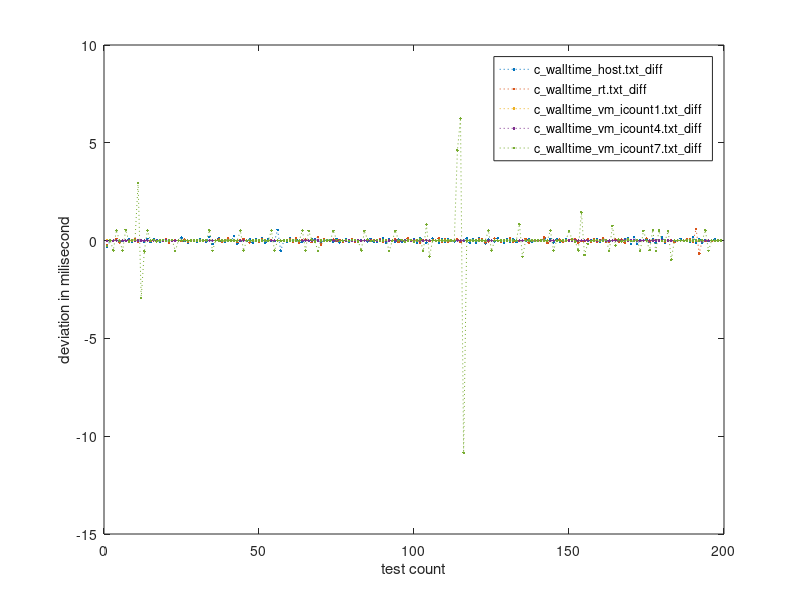

Write the MATLAB code that produced this figure.
y=[-0.322648, 0.007357, -0.008643, 0.091358, -0.043644, -0.023644, 0.000357, 0.062358, -0.054644, 0.079358, -0.056644, 0.031357, -0.066644, 0.082358, -0.083644, 0.066358, 0.005357, -0.069644, 0.000357, 0.058358, -0.058644, 0.017357, -0.009643, 0.008357, 0.159359, -0.020643, -0.120645, 0.036357, 0.022357, -0.072644, 0.089358, -0.016643, -0.059644, 0.192359, -0.172646, 0.011357, 0.120358, -0.053644, -0.070644, -0.023644, -0.009643, 0.225360, -0.159645, -0.021644, -0.004643, -0.017643, 0.081358, -0.101645, 0.082358, -0.050644, 0.101358, -0.095645, 0.074358, -0.015643, -0.031644, 0.548364, -0.510650, -0.019643, -0.036644, 0.139359, -0.040644, 0.059358, -0.112645, -0.060644, 0.007357, -0.013643, 0.055358, 0.046357, 0.000357, -0.075644, 0.011357, 0.017357, 0.041357, -0.056644, 0.074358, -0.101645, -0.009643, 0.095358, -0.084644, 0.024357, 0.018357, -0.009643, 0.034357, -0.001643, -0.051644, 0.086358, -0.060644, -0.036644, 0.015357, 0.135359, -0.132645, 0.075358, -0.019643, -0.057644, 0.057358, -0.062644, 0.016357, 0.036357, -0.010643, 0.096358, -0.102645, 0.104358, 0.003357, -0.111645, 0.008357, 0.114358, -0.005643, -0.088644, 0.085358, -0.080644, 0.058358, -0.022644, -0.039644, 0.009357, -0.023644, -0.013643, 0.110358, -0.092644, 0.095358, -0.096645, 0.108358, 0.047357, -0.141645, 0.063358, 0.000357, -0.053644, 0.118358, 0.011357, -0.106645, 0.066358, -0.036644, 0.057358, -0.081644, -0.010643, -0.010643, -0.010643, 0.072358, -0.042644, -0.026644, 0.017357, 0.002357, 0.109358, -0.096645, 0.095358, -0.101645, 0.076358, -0.067644, -0.020643, 0.051357, 0.022357, 0.011357, -0.041644, -0.007643, -0.014643, -0.010643, -0.017643, 0.016357, 0.002357, 0.091358, -0.078644, 0.071358, -0.026644, -0.037644, 0.000357, 0.022357, -0.034644, 0.008357, 0.066358, 0.102358, -0.162645, 0.190359, -0.169646, 0.019357, 0.010357, 0.026357, -0.075644, 0.084358, -0.089644, 0.000357, 0.163359, -0.097645, -0.015643, -0.008643, -0.021644, 0.021357, 0.091358, 0.001357, -0.019643, -0.060644, 0.173359, -0.096645, 0.049357, -0.124645, 0.017357, -0.032644, -0.016643, 0.063358, 0.006357, 0.012357;
-0.240832, 0.019171, -0.005829, 0.083172, -0.091830, -0.000829, -0.003829, 0.018171, 0.003171, 0.070172, -0.070830, 0.018171, -0.023829, 0.007171, -0.013829, 0.015171, -0.009829, 0.005171, 0.017171, 0.078172, -0.089830, 0.031171, 0.005171, 0.012171, -0.027829, 0.063172, -0.072830, 0.013171, 0.021171, -0.028829, 0.005171, 0.007171, -0.027829, 0.009171, 0.007171, 0.012171, 0.072172, -0.075830, 0.008171, 0.123172, -0.018829, -0.009829, -0.083830, 0.013171, 0.075172, 0.005171, -0.087830, 0.023171, -0.009829, -0.038830, 0.070172, -0.030830, -0.017829, 0.018171, 0.008171, -0.001829, -0.014829, -0.005829, -0.005829, 0.075172, -0.067830, 0.118172, -0.122831, 0.013171, 0.069172, 0.003171, -0.084830, 0.021171, 0.191173, -0.200831, 0.047171, -0.032830, -0.024829, 0.062172, -0.023829, 0.039171, -0.074830, -0.005829, 0.013171, 0.058172, -0.050830, 0.023171, -0.024829, 0.009171, -0.010829, 0.030171, 0.004171, -0.012829, 0.078172, -0.078830, -0.004829, 0.036171, -0.020829, 0.066172, -0.074830, 0.016171, -0.021829, 0.103172, -0.008829, 0.008171, 0.029171, -0.119831, 0.004171, 0.015171, -0.017829, 0.016171, -0.006829, 0.112172, -0.083830, 0.053171, -0.076830, 0.015171, -0.016829, 0.068172, -0.070830, -0.001829, -0.001829, -0.000829, 0.014171, -0.005829, 0.046171, 0.092172, -0.090830, -0.046830, 0.011171, 0.101172, -0.013829, -0.066830, -0.016829, -0.007829, 0.107172, -0.044830, -0.015829, -0.014829, 0.005171, 0.090172, -0.106830, 0.013171, 0.002171, -0.016829, 0.004171, 0.165173, -0.133831, -0.013829, -0.003829, 0.008171, 0.051171, -0.049830, -0.011829, 0.039171, 0.081172, 0.054171, -0.108830, -0.034830, -0.017829, 0.076172, -0.063830, 0.082172, -0.072830, 0.007171, 0.132172, -0.059830, -0.062830, 0.012171, 0.055172, -0.063830, 0.047171, -0.093830, 0.016171, 0.015171, -0.015829, 0.028171, -0.002829, -0.000829, 0.099172, -0.049830, 0.017171, 0.002171, -0.001829, 0.025171, -0.061830, 0.022171, 0.039171, -0.080830, -0.001829, 0.007171, -0.011829, 0.077172, 0.052171, -0.049830, 0.601178, -0.654837, 0.023171, -0.026829, -0.010829, -0.014829, 0.001171, -0.007829, 0.025171;
-0.003980, 0.000020, 0.000020, 0.000020, 0.000020, 0.000020, 0.000020, 0.000020, 0.000020, 0.000020, 0.000020, 0.000020, 0.000020, 0.000020, 0.000020, 0.000020, 0.000020, 0.000020, 0.000020, 0.000020, 0.000020, 0.000020, 0.000020, 0.000020, 0.000020, 0.000020, 0.000020, 0.000020, 0.000020, 0.000020, 0.000020, 0.000020, 0.000020, 0.000020, 0.000020, 0.000020, 0.000020, 0.000020, 0.000020, 0.000020, 0.000020, 0.000020, 0.000020, 0.000020, 0.000020, 0.000020, 0.000020, 0.000020, 0.000020, 0.000020, 0.000020, 0.000020, 0.000020, 0.000020, 0.000020, 0.000020, 0.000020, 0.000020, 0.000020, 0.000020, 0.000020, 0.000020, 0.000020, 0.000020, 0.000020, 0.000020, 0.000020, 0.000020, 0.000020, 0.000020, 0.000020, 0.000020, 0.000020, 0.000020, 0.000020, 0.000020, 0.000020, 0.000020, 0.000020, 0.000020, 0.000020, 0.000020, 0.000020, 0.000020, 0.000020, 0.000020, 0.000020, 0.000020, 0.000020, 0.000020, 0.000020, 0.000020, 0.000020, 0.000020, 0.000020, 0.000020, 0.000020, 0.000020, 0.000020, 0.000020, 0.000020, 0.000020, 0.000020, 0.000020, 0.000020, 0.000020, 0.000020, 0.000020, 0.000020, 0.000020, 0.000020, 0.000020, 0.000020, 0.000020, 0.000020, 0.000020, 0.000020, 0.000020, 0.000020, 0.000020, 0.000020, 0.000020, 0.000020, 0.000020, 0.000020, 0.000020, 0.000020, 0.000020, 0.000020, 0.000020, 0.000020, 0.000020, 0.000020, 0.000020, 0.000020, 0.000020, 0.000020, 0.000020, 0.000020, 0.000020, 0.000020, 0.000020, 0.000020, 0.000020, 0.000020, 0.000020, 0.000020, 0.000020, 0.000020, 0.000020, 0.000020, 0.000020, 0.000020, 0.000020, 0.000020, 0.000020, 0.000020, 0.000020, 0.000020, 0.000020, 0.000020, 0.000020, 0.000020, 0.000020, 0.000020, 0.000020, 0.000020, 0.000020, 0.000020, 0.000020, 0.000020, 0.000020, 0.000020, 0.000020, 0.000020, 0.000020, 0.000020, 0.000020, 0.000020, 0.000020, 0.000020, 0.000020, 0.000020, 0.000020, 0.000020, 0.000020, 0.000020, 0.000020, 0.000020, 0.000020, 0.000020, 0.000020, 0.000020, 0.000020, 0.000020, 0.000020, 0.000020, 0.000020, 0.000020;
-0.029854, 0.000146, 0.000146, 0.000146, 0.000146, 0.000146, 0.000146, 0.000146, 0.000146, 0.001146, 0.000146, 0.000146, -0.000854, 0.000146, -0.000854, 0.000146, 0.001146, 0.000146, 0.000146, 0.001146, -0.000854, 0.000146, 0.000146, 0.000146, 0.000146, 0.000146, 0.000146, 0.000146, 0.000146, 0.001146, 0.000146, 0.000146, -0.000854, 0.001146, 0.000146, 0.000146, 0.000146, 0.000146, 0.000146, 0.000146, 0.000146, 0.000146, -0.000854, 0.000146, -0.000854, 0.000146, 0.001146, 0.000146, 0.000146, 0.001146, 0.000146, 0.000146, -0.000854, -0.000854, 0.001146, 0.000146, -0.000854, 0.000146, 0.001146, 0.001146, -0.000854, -0.000854, 0.001146, 0.000146, 0.000146, 0.000146, 0.000146, 0.000146, 0.000146, 0.001146, 0.000146, 0.000146, -0.000854, 0.001146, 0.000146, 0.000146, 0.000146, 0.000146, 0.000146, 0.000146, 0.000146, 0.000146, -0.000854, -0.000854, 0.001146, -0.000854, 0.000146, 0.000146, 0.001146, 0.001146, 0.000146, 0.000146, -0.000854, 0.000146, -0.000854, 0.000146, 0.001146, 0.000146, 0.000146, 0.001146, -0.000854, 0.000146, 0.000146, 0.000146, 0.000146, 0.000146, 0.000146, 0.000146, 0.000146, 0.001146, 0.000146, 0.000146, -0.000854, 0.001146, 0.000146, 0.000146, 0.000146, 0.000146, 0.000146, 0.000146, 0.000146, 0.000146, -0.000854, -0.000854, 0.000146, 0.000146, 0.001146, -0.000854, 0.001146, 0.001146, 0.000146, 0.000146, -0.000854, -0.000854, 0.001146, 0.000146, 0.000146, -0.000854, 0.001146, 0.001146, -0.000854, -0.000854, 0.001146, 0.000146, 0.000146, 0.000146, 0.000146, 0.000146, 0.000146, 0.001146, 0.000146, 0.000146, -0.000854, 0.001146, 0.000146, 0.000146, 0.000146, 0.000146, 0.000146, 0.000146, 0.000146, 0.000146, -0.000854, 0.000146, 0.000146, -0.000854, 0.000146, 0.000146, 0.001146, 0.001146, 0.000146, 0.000146, -0.000854, -0.000854, 0.000146, 0.000146, 0.001146, 0.000146, 0.000146, 0.001146, -0.000854, 0.000146, 0.000146, 0.000146, 0.000146, 0.000146, 0.000146, 0.000146, 0.000146, 0.001146, 0.000146, 0.000146, -0.000854, 0.001146, 0.000146, 0.000146, 0.000146, 0.000146, 0.000146;
-0.263121, 0.003890, -0.499130, 0.516910, 0.003890, -0.505130, 0.551911, -0.036112, 0.004890, 0.030891, 2.952004, -2.931225, -0.549132, 0.516910, 0.004890, 0.031891, -0.036112, 0.005890, 0.041891, -0.023111, 0.002890, 0.031891, -0.538131, 0.002890, 0.000889, 0.003890, 0.003890, 0.003890, 0.001890, 0.003890, 0.003890, 0.003890, 0.007890, 0.525910, -0.520131, 0.002890, 0.004890, 0.003890, 0.003890, 0.002890, 0.004890, 0.003890, 0.002890, 0.517910, -0.510130, 0.003890, 0.003890, 0.003890, 0.002890, 0.005890, 0.003890, 0.003890, 0.003890, 0.518910, -0.511130, 0.003890, 0.003890, 0.003890, 0.003890, 0.003890, 0.003890, 0.003890, 0.003890, 0.521910, -0.504130, 0.499909, 0.054892, -0.036112, -0.518131, 0.006890, 0.003890, 0.003890, 0.009890, 0.499909, 0.044891, -0.021111, 0.003890, 0.026890, -0.035112, 0.019890, 0.032891, -0.036112, -0.497130, 0.499909, 0.048891, -0.025112, 0.003890, 0.026890, -0.019111, 0.002890, 0.036891, -0.536131, 0.000889, 0.504909, 0.014890, 0.043891, -0.047112, 0.014890, 0.042891, -0.046112, -0.001111, 0.051891, -0.540132, 0.815921, -0.814142, 0.002890, 0.003890, 0.004890, 0.004890, 0.001890, 0.003890, 0.003890, 0.003890, 4.616069, 6.250133, -10.854533, 0.003890, 0.003890, 0.003890, 0.003890, 0.003890, 0.003890, 0.003890, 0.516910, -0.509130, 0.003890, 0.003890, 0.003890, 0.003890, 0.003890, 0.003890, 0.003890, 0.003890, 0.833922, -0.827143, 0.004890, 0.004890, 0.003890, 0.002890, 0.003890, 0.004890, 0.003890, 0.003890, 0.515910, -0.499130, -0.005111, 0.003890, 0.002890, 0.005890, 0.503909, 0.059892, -0.044112, -0.500130, 1.446946, -0.732139, -0.162117, -0.025112, 0.003890, 0.026890, -0.019111, 0.002890, 0.034891, -0.538131, 0.748919, -0.240120, 0.054892, -0.036112, -0.012111, 0.057892, -0.034112, -0.007111, 0.039891, -0.533131, 0.504909, 0.003890, -0.493130, 0.540910, -0.533131, 0.512909, -0.007111, -0.001111, 0.481908, -0.971148, 0.005890, -0.002111, 0.003890, 0.003890, 0.003890, 0.001890, 0.003890, 0.003890, 0.003890, 0.007890, 0.525910, -0.520131, 0.003890, 0.002890, 0.004890, 0.003890;
];
x=1:199 ;
plot(x,y,':.');
legend('c\_walltime\_host.txt\_diff','c\_walltime\_rt.txt\_diff','c\_walltime\_vm\_icount1.txt\_diff','c\_walltime\_vm\_icount4.txt\_diff','c\_walltime\_vm\_icount7.txt\_diff');
xlabel('test count');
ylabel('deviation in milisecond');